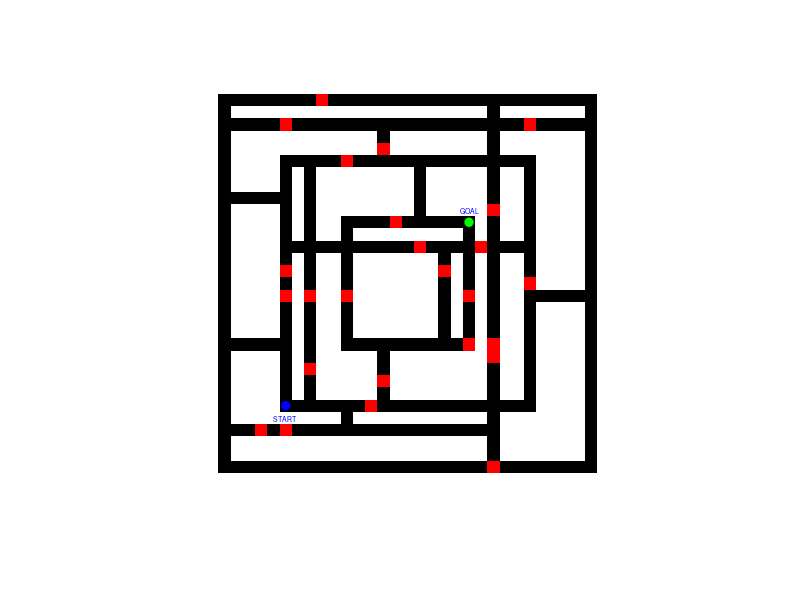

Source code (MATLAB):

%%This program is used to show the first to fifth test problems

clc
clear
load Problem_101.mat % load the map

%% Enlarge the map, in order to the image are easier to see

k=3; % Enlarge the map by 3 times
for i=1:size(Map,1)
    for j=1:size(Map,2)
        s=Map(i,j);
        ss=ones(k,k);
        ss=s*ss;
        sss(i,j)={ss};
    end
end
for i=1:size(Map,1)
    for j=1:size(Map,2)
        big((i-1)*k+1:i*k,(j-1)*k+1:j*k)=cell2mat(sss(i,j));
    end
end
imshow(big)
hold on
for i=1:size(Red_areas,1) % show red areas
    x=Red_areas(i,1);
    y=Red_areas(i,2);
    s1=[x,y];
    s2=[x-1,y];
    s3=[x-1,y-1];
    s4=[x,y-1];
    s=[s1;s2;s3;s4];
    xx=s(:,1)*k+0.5;
    yy=s(:,2)*k+0.5;
    h=fill(xx,yy,'r','linewidth',0.1);
    set(h,'edgealpha',0,'facealpha',1) ;
end 

text(START_x*k-0.5*k+0.5-3,START_y*k-0.5*k+0.5+k,'START','Color','blue','FontSize',5); % show 'START'
text(GOAL_x*k-0.5*k+0.5-2,GOAL_y*k-0.5*k+0.5-k,'GOAL','Color','blue','FontSize',5); % show 'GOAL'
scatter(START_x*k-0.5*k+0.5,START_y*k-0.5*k+0.5,'MarkerEdgeColor',[0 0 1],'MarkerFaceColor',[0 0 1], 'LineWidth',1); % show the blue dot for marking 'START'
scatter(GOAL_x*k-0.5*k+0.5,GOAL_y*k-0.5*k+0.5,'MarkerEdgeColor',[0 1 0],'MarkerFaceColor',[0 1 0], 'LineWidth',1); % show the green dot for marking 'GOAL'
